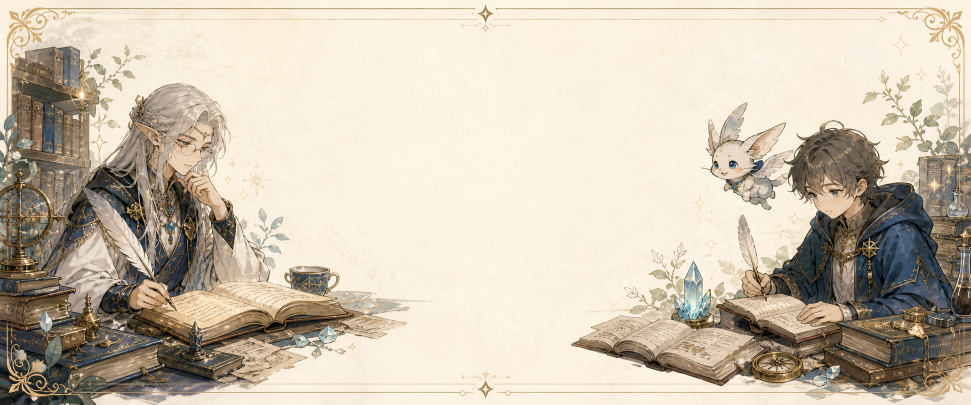
#> input picture assets/images/writing/generated/fantasy-scenes/knowledge-map-header-fantasy.png, 1942 x 809 px (shown at 1/2 size)
$ python -i build_knowledge_posters.py   (imports and definitions only)
#> lines starting #> are read from the running program, lines starting #| are printed output that depends on the picture
#> further down, picture is the input picture: PIL image 1942x809 RGB; mean R, G, B 204.5, 193.3, 175.9
#!/usr/bin/env python3
from __future__ import annotations

import argparse
import json
from pathlib import Path
from typing import Any

from PIL import Image, ImageDraw, ImageFilter, ImageFont, ImageOps


ROOT = Path(__file__).resolve().parents[1]
DATA_PATH = ROOT / "content" / "notes" / "ai-knowledge-topics.json"
POSTER_DIR = ROOT / "assets" / "images" / "writing" / "generated"
SCENE_DIR = POSTER_DIR / "fantasy-scenes"
HEADER_IMAGE = SCENE_DIR / "knowledge-map-header-fantasy.png"

FONT_REGULAR = Path("/home/tiammomo/.local/share/fonts/NotoSansCJK-Regular.ttc")
FONT_BOLD = Path("/home/tiammomo/.local/share/fonts/NotoSansCJK-Bold.ttc")
FONT_SERIF_BOLD = Path("/home/tiammomo/.local/share/fonts/NotoSerifCJK-Bold.ttc")

CANVAS_W = 1800
CANVAS_H = 1030
MARGIN = 22
GAP = 8

INK = (10, 31, 70)
BLUE = (18, 76, 150)
MUTED = (70, 88, 120)
LIGHT_MUTED = (111, 128, 154)
PAPER = (255, 252, 244)
PAPER_COOL = (248, 252, 255)
CARD = (255, 255, 252)
BORDER = (197, 209, 226)
TEAL = (31, 155, 154)
CYAN = (67, 184, 219)
GOLD = (220, 158, 52)
ORANGE = (236, 112, 38)
GREEN = (67, 160, 104)
VIOLET = (104, 96, 196)
RED = (218, 86, 96)


def load_topics() -> list[dict[str, Any]]:
    return json.loads(DATA_PATH.read_text(encoding="utf-8"))


def font(size: int, *, bold: bool = False, serif: bool = False) -> ImageFont.FreeTypeFont:
    path = FONT_SERIF_BOLD if serif else (FONT_BOLD if bold else FONT_REGULAR)
    return ImageFont.truetype(str(path), size)


def text_width(draw: ImageDraw.ImageDraw, text: str, face: ImageFont.FreeTypeFont) -> int:
    bbox = draw.textbbox((0, 0), text, font=face)
    return bbox[2] - bbox[0]


# [59 lines left out: functions wrap_by_width, draw_lines, rounded, alpha_paste, header_banner, not called in this run]


class ImageEnhanceLike:
    def __init__(self, image: Image.Image) -> None:
        self.image = image

    def soften(self) -> Image.Image:
        img = self.image.filter(ImageFilter.GaussianBlur(0.25)).convert("RGBA")
        overlay = Image.new("RGBA", img.size, (255, 252, 244, 54))
        img.alpha_composite(overlay)
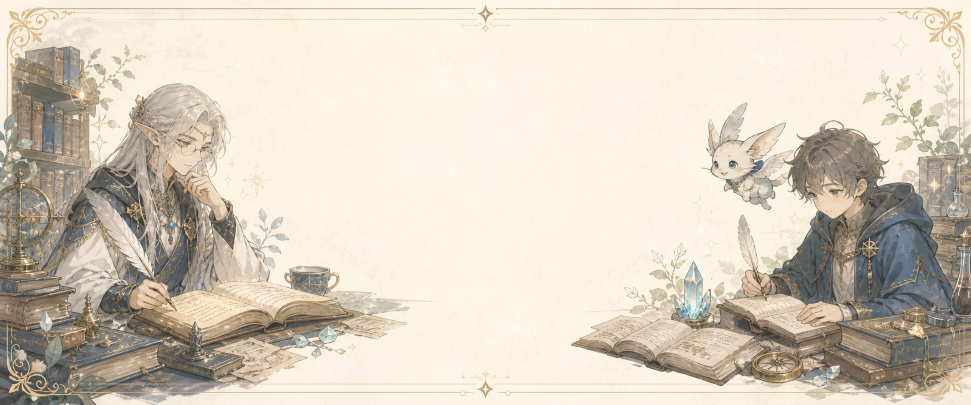
#> img: PIL image 1942x809 RGBA (shown at 1/2 size); mean R, G, B, A 215.2, 205.8, 190.3, 255
        return img


# [40 lines left out: functions draw_fantasy_frame, draw_small_icon, not called in this run]


def short_title(topic: dict[str, Any]) -> str:
    base = topic["cardTitle"].split("：", 1)[0]
    return f"一张图讲懂：{base}"


# [73 lines left out: functions draw_header, draw_panel, not called in this run]


def flow_bullets(topic: dict[str, Any]) -> list[str]:
    steps = topic["flow"]
    return [f"{idx}. {step}" for idx, step in enumerate(steps, start=1)]


# [125 lines left out: functions merged_bullets, draw_flow_panel, draw_footer, panel_specs, render_poster, not called in this run]


def poster_path(topic: dict[str, Any]) -> Path:
    return POSTER_DIR / topic["poster"]


# [31 lines left out: function main, not called in this run]


# [2 lines not run here, left out]

>>> from PIL import Image
>>> picture = Image.open('../assets/images/writing/generated/fantasy-scenes/knowledge-map-header-fantasy.png')
>>> result = ImageEnhanceLike(picture).soften()
